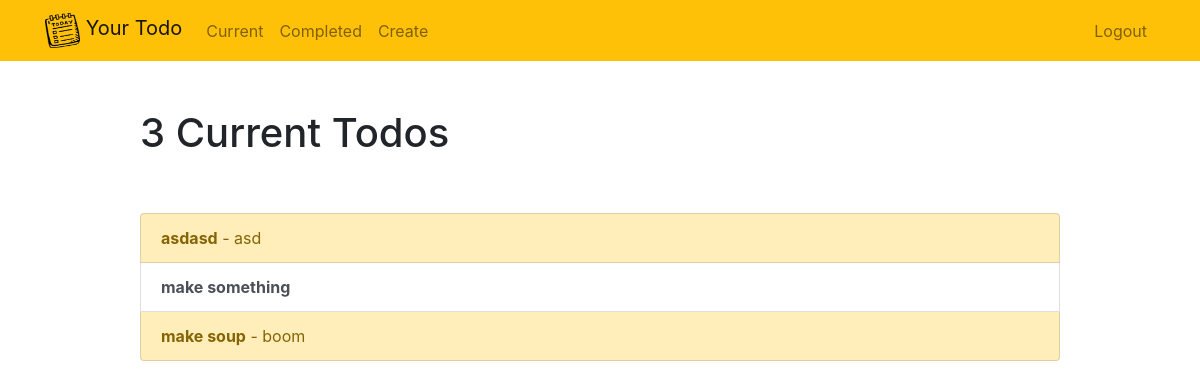
/current/ (signed in), run on an earlier commit of the app's database.
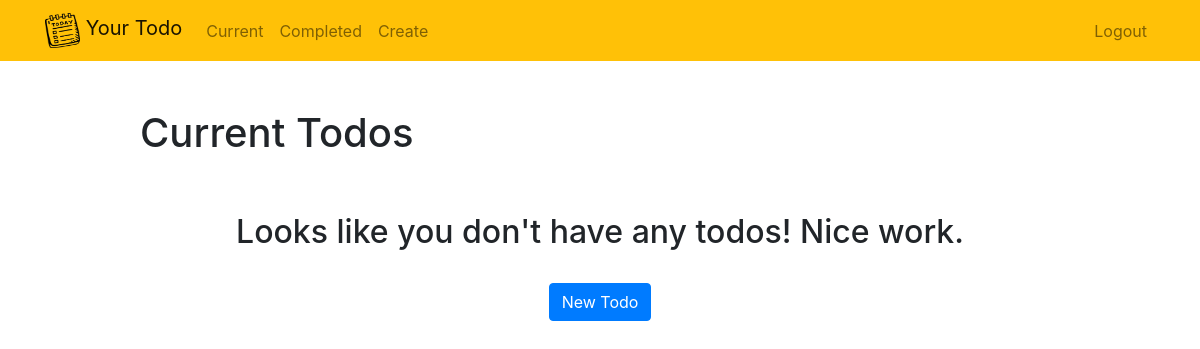
And on a later commit of the database.
### todo/models.py (models this page shows, shortened)
class Todo(models.Model):
    title = models.CharField(max_length=100)
    memo = models.TextField(blank=True)
    created = models.DateTimeField(auto_now_add=True)
    datecompleted = models.DateTimeField(null=True, blank=True)
    important = models.BooleanField(default=False)
    user = models.ForeignKey(User, on_delete=models.CASCADE)

### todo/views.py (the view)
# urls.py: path('current/', views.currenttodos, name='currenttodos'),
@login_required
def currenttodos(request):
    todos = Todo.objects.filter(user=request.user, datecompleted__isnull=True)
    return render(request, 'todo/currenttodos.html', {'todos':todos})

### todo/templates/todo/currenttodos.html
{% extends "todo/base.html" %}
{% block content %}
    <div class="row justify-content-center mt-5">
        <div class="col-md-10">
            {% if todos %}
                 <h1>{{ todos.count }} Current Todo{{ todos.count|pluralize }}</h1>
            {% else %}
                           <h1>Current Todos</h1>
            {% endif %}
        </div>
    </div>
    <div class="row justify-content-center mt-5">
        <div class="col-md-10">
        {% if todos %}
            <div class="list-group">
                {% for todo in todos %}
                    <a href="{% url 'viewtodo' todo.id %}" class="list-group-item list-group-item-action{% if todo.important %} list-group-item-warning{% endif %}"><b>{{ todo.title }}</b>{% if todo.memo %} - {{ todo.memo|truncatechars:30 }}{% endif %}</a>
                {% endfor %}
            </div>
        {% else %}
            <div class="text-center">
                <h2>Looks like you don't have any todos! Nice work.</h2>
            <br>
            <a role="button" class="btn btn-primary" href="{% url 'createtodo' %}">New Todo</a>
            </div>
        {% endif %}
        </div>
    </div>
{% endblock %}

What changed in the data, as far as the page shows it:
no longer on this page (row edited): Todo: title "asdasd", memo "asd"
no longer on this page (row edited): Todo: title "make something", important False (drawn)
no longer on this page (row edited): Todo: title "make soup", memo "boom"
Also different on the page:
{{ todos.count }}: "3" → (not shown)
text no longer shown: "Current Todo"
text now shown: "Current Todos Looks like you don't have any todos! Nice work. New Todo"
